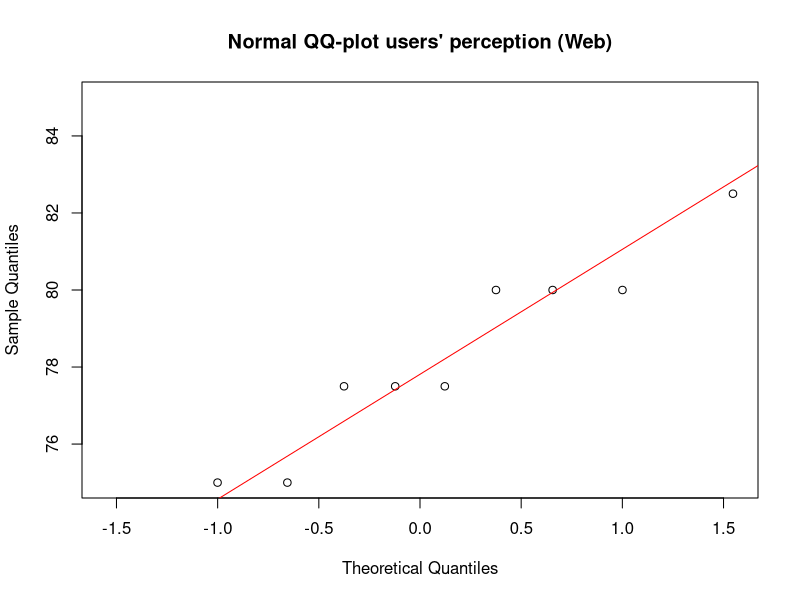
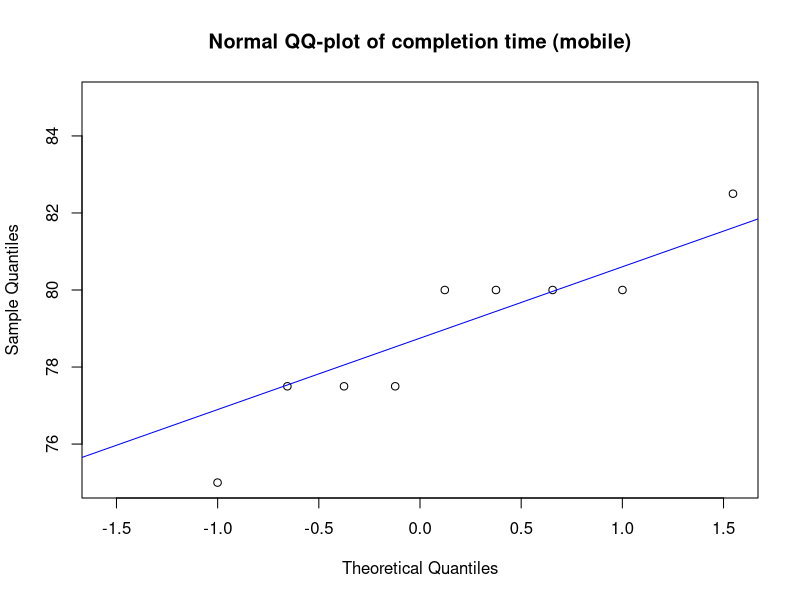
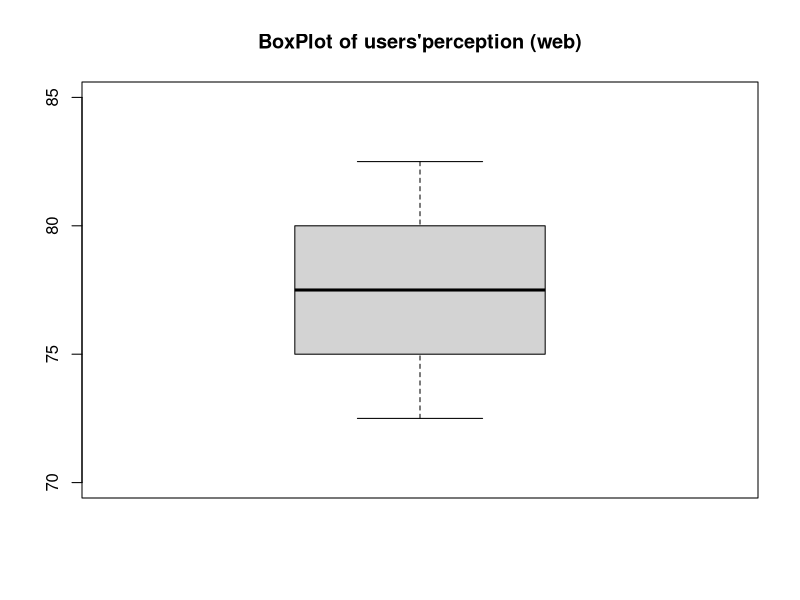
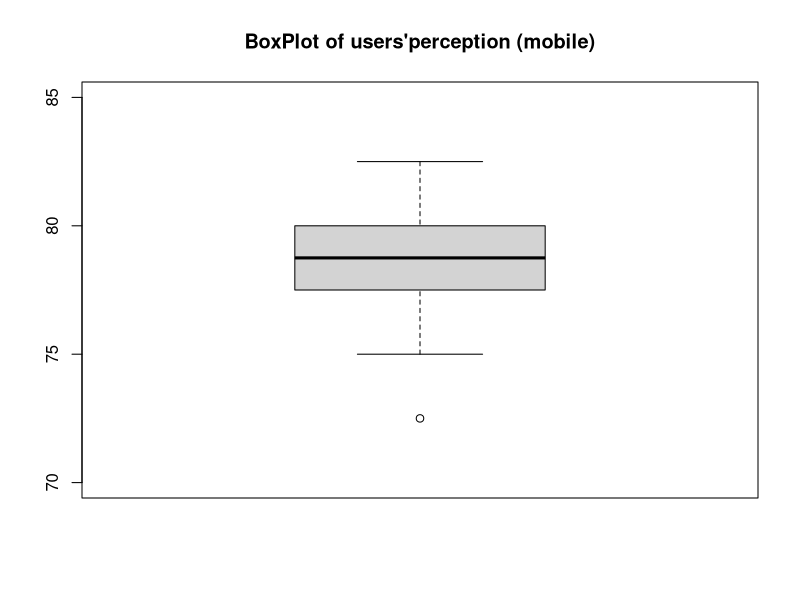
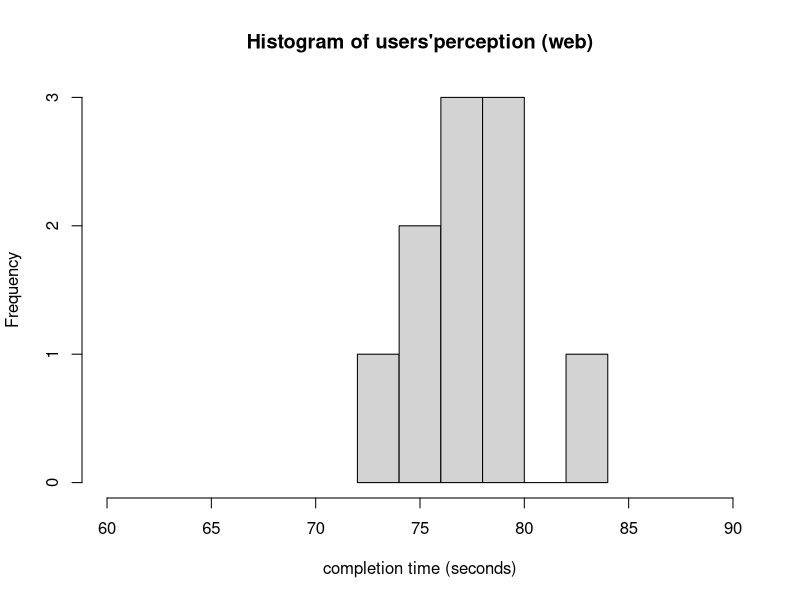

Write R code to recreate these figures, in order. (Note: this script raises an error after producing the figures.)
#Data on Module1
web_scores <- data.frame(
  row.names = c("Participant.1",
                "Participant.2",
                "Participant.3",
                "Participant.4",
                "Participant.5",
                "Participant.6",
                "Participant.7",
                "Participant.8",
                "Participant.9",
                "Participant.10"),
  Q1 = c(5,5,5,5,5,5,5,5,5,5),
  Q2 = c(1,1,1,1,2,1,1,1,1,1),
  Q3 = c(4,4,4,4,5,4,4,4,4,4),  
  Q4 = c(1,1,1,1,1,1,1,1,1,1),
  Q5 = c(4,5,5,5,5,4,5,5,5,5),
  Q6 = c(1,1,1,2,1,1,1,1,1,2),
  Q7 = c(5,5,5,3,5,5,5,5,5,5),
  Q8 = c(5,4,5,5,5,3,5,5,5,5),   
  Q9 = c(5,5,5,5,5,5,5,5,5,5),
  Q10= c(5,5,3,4,4,5,5,5,5,5)   
)

#Data on Module2
mobile_scores <- data.frame(
  row.names = c("Participant 1",
                "Participant.2",
                "Participant.3",
                "Participant.4",
                "Participant.5",
                "Participant.6",
                "Participant.7",
                "Participant.8",
                "Participant.9",
                "Participant.10"),
  Q1 = c(5,5,5,5,5,5,5,5,5,5),
  Q2 = c(1,2,1,1,1,1,1,1,1,1),
  Q3 = c(5,4,4,4,5,4,4,4,4,5),
  Q4 = c(1,1,1,1,1,1,1,1,1,1),
  Q5 = c(5,5,5,5,5,5,5,5,5,5),
  Q6 = c(1,1,1,2,1,1,1,2,1,1),
  Q7 = c(5,5,5,3,5,5,5,5,5,5),
  Q8 = c(5,4,5,5,5,4,5,5,5,5),
  Q9 = c(5,5,5,5,5,5,5,5,5,5),
  Q10= c(5,5,5,4,4,5,4,5,5,5)
)

labels <- data.frame(
  row.names = c("web-based (Module1)",
                "mobile (Module2)")
)
labels

web_scores
mobile_scores

#module1
web_Qadj <- data.frame(
  row.names = c("Participant 1",
                "P2",
                "P3",
                "P4",
                "P5",
                "P6",
                "P7",
                "P8",
                "P9",
                "P10"),
  Q1 = web_scores$Q1 - 1,
  Q2 = 5 - web_scores$Q2,
  Q3 = web_scores$Q3 - 1,
  Q4 = 5 - web_scores$Q4, 
  Q5 = web_scores$Q5 - 1,
  Q6 = 5 - web_scores$Q6,
  Q7 = web_scores$Q7 - 1,
  Q8 = 5 - web_scores$Q8,
  Q9 = web_scores$Q9 - 1,
  Q10= 5 - web_scores$Q10
)
web_Qadj

#module2
mobile_Qadj <- data.frame(
  row.names = c("Participant 1",
                "Participant 2",
                "Participant 3",
                "Participant 4",
                "Participant 5",
                "Participant 6",
                "Participant 7",
                "Participant 8",
                "Participant 9",
                "Participant 10"),
  Q1 = mobile_scores$Q1 - 1,
  Q2 = 5 - mobile_scores$Q2,
  Q3 = mobile_scores$Q3 - 1,
  Q4 = 5 - mobile_scores$Q4, 
  Q5 = mobile_scores$Q5 - 1,
  Q6 = 5 - mobile_scores$Q6,
  Q7 = mobile_scores$Q7 - 1,
  Q8 = 5 - mobile_scores$Q8,
  Q9 = mobile_scores$Q9 - 1,
  Q10= 5 - mobile_scores$Q10
)
mobile_Qadj

#sum multiplied by 2.5 to get adjustment
web_adj <- rowSums(web_Qadj) * 2.5
web_adj

mobile_adj <- rowSums(mobile_Qadj) * 2.5
mobile_adj

total_score <- data.frame(
  row.names = c("Participant.1",
                "Participant.2",
                "Participant.3",
                "Participant.4",
                "Participant.5",
                "Participant.6",
                "Participant.7",
                "Participant.8",
                "Participant.9",
                "Participant.10"),
  Module1 = web_adj,
  Module2 = mobile_adj
)
total_score


#check normality with Shapiro–Wilk test
shapiro.test(total_score$Module1)  # p-value >.05 web is normal  
shapiro.test(total_score$Module2)  # p-value >.05 mobile is normal

#check normality with qq-plot
qqnorm(total_score$Module1,main="Normal QQ-plot users' perception (Web)",ylim=c(75,85))                   
qqline(web_adj, col="red")
qqnorm(total_score$Module2,main="Normal QQ-plot of completion time (mobile)",ylim=c(75,85))
qqline(mobile_adj, col="blue")
# 
# #check normality with boxplot
boxplot(total_score$Module1, main = "BoxPlot of users'perception (web)",ylim=c(70,85))     # overall web
boxplot(total_score$Module2, main = "BoxPlot of users'perception (mobile)",ylim=c(70,85))  # overall mobile

#check normality with histogram
hist(total_score$Module1, main = "Histogram of users'perception (web)", xlab = "completion time (seconds)",xlim=c(60,90))     #overall web
hist(totmob, main = "Histogram of completion time (mobile)", xlab = "completion time (seconds)",xlim=c(60,90))  #overall mobile



